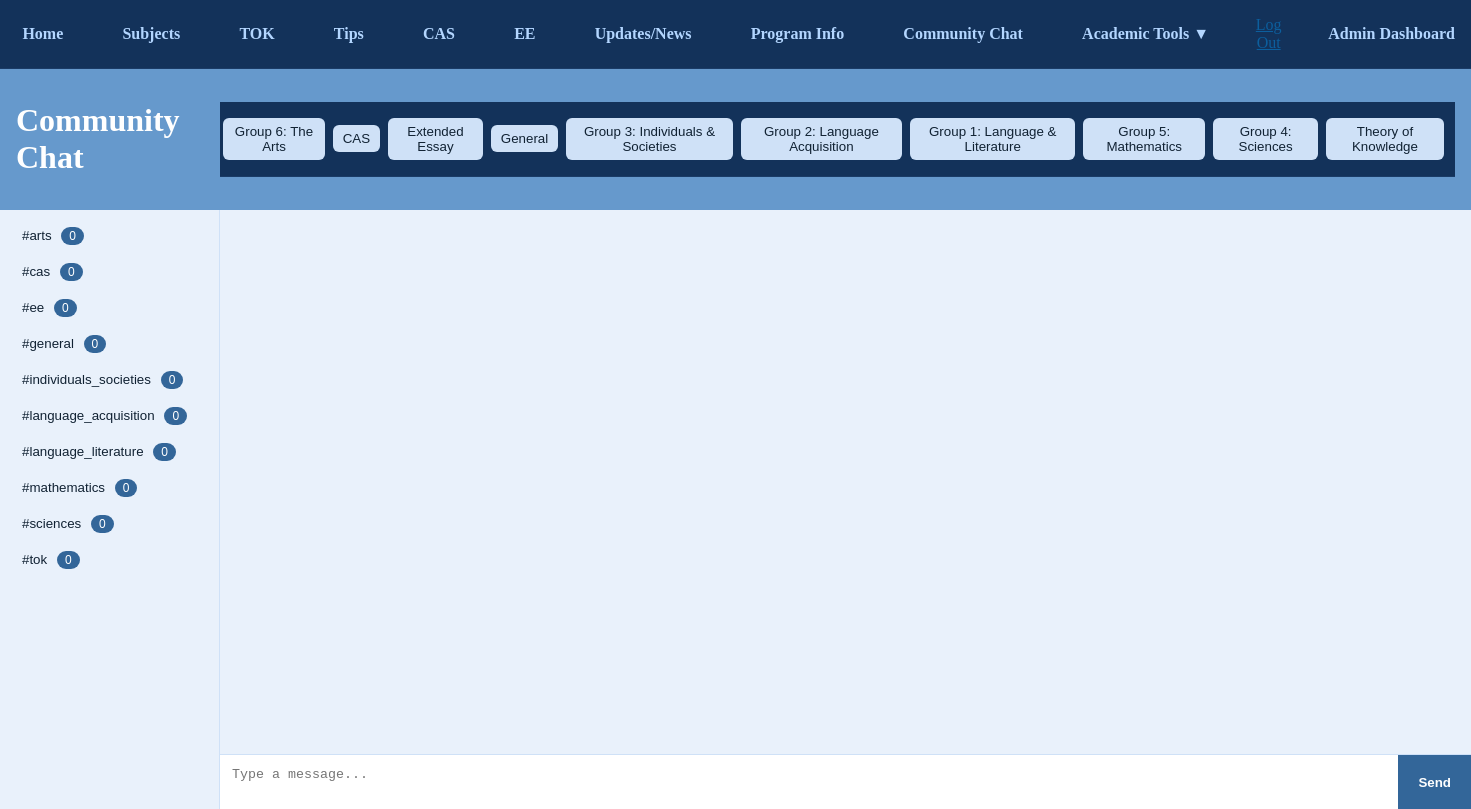
Screenshot of /chat/ (signed in) with the database file from the repository.
### chat/models.py (models this page shows, shortened)
class Channel(models.Model):
    SUBJECT_GROUPS = [
        ("general", "General"),
        ("ee", "Extended Essay"),
        ("tok", "Theory of Knowledge"),
        ("cas", "CAS"),
        ("language_literature", "Group 1: Language & Literature"),
        ("language_acquisition", "Group 2: Language Acquisition"),
        ("individuals_societies", "Group 3: Individuals & Societies"),
        ("sciences", "Group 4: Sciences"),
        ("mathematics", "Group 5: Mathematics"),
        ("arts", "Group 6: The Arts"),
    ]
    name = models.CharField(max_length=50, choices=SUBJECT_GROUPS, unique=True)

### chat/views.py (the view)
# urls.py: path("", views.chat_home, name="home"),
@login_required
def chat_home(request):
    channels = Channel.objects.all().order_by("name")
    for ch in channels:
        ChannelVisit.objects.get_or_create(user=request.user, channel=ch, defaults={"last_visited": now()})
    return render(request, "chat/chat_home.html", {"channels": channels})

### chat/templates/chat/chat_home.html (shortened to what this page needs)
{% extends "ibsitemain/base.html" %}
{% load static %}
{% block content %}
<link rel="stylesheet" href="{% static 'chat/chat.css' %}">
<div class="chat-page" style="flex: 1; display: flex; flex-direction: column; margin:0; padding:0;">
  <header class="chat-header">
    <h1>Community Chat</h1>
    <nav class="chat-tabs">
      {% for ch in channels %}
        <button class="chat-tab" data-channel="{{ ch.name }}">
          {{ ch.get_name_display }}
        </button>
      {% endfor %}
    </nav>
  </header>
  <main class="chat-main">
    <aside class="chat-sidebar">
      <ul>
        {% for ch in channels %}
          <li>
            <button class="channel-btn" data-channel="{{ ch.name }}">
              #{{ ch.name }} <span class="unread-pill" id="pill-{{ ch.name }}">0</span>
            </button>
          </li>
        {% endfor %}
      </ul>
    </aside>
    <section class="chat-window">
      <div id="messages" class="chat-messages"></div>
      <div class="chat-input">
        <textarea id="messageInput" placeholder="Type a message..."></textarea>
        <button id="sendBtn">Send</button>
      </div>
    </section>
  </main>
</div>
{% endblock %}

### ibsitemain/templates/ibsitemain/base.html (shortened to what this page needs)
<!DOCTYPE html>
<html lang="en">
{% load static %}
<head>
    <link rel="stylesheet" href="{% static 'ibsitemain/css/styles.css' %}">
    <link rel="stylesheet" href="{% static 'ibsitemain/css/news.css' %}">
</head>
<body>
    <nav> <ul class="main-nav">
      <li><a href="{% url 'ib_home' %}">Home</a></li>
      <li><a href="{% url 'ib_subjects' %}">Subjects</a></li>
      <li><a href="{% url 'ib_tok' %}">TOK</a></li>
      <li><a href="{% url 'ib_tips' %}">Tips</a></li>
      <li><a href="{% url 'ib_cas' %}">CAS</a></li>
      <li><a href="{% url 'ib_ee' %}">EE</a></li>
      <li><a href="{% url 'ib_news' %}">Updates/News</a></li>
      <li><a href="{% url 'ib_benefits_disadvantages' %}">Program Info</a></li>
      <li><a href="{% url 'chat:home' %}">Community Chat</a></li>
      <li class="dropdown">
        <a href="#" id="academic-tools-link">Academic Tools ▼</a>
      </li>
     {% if user.is_authenticated %}
      <li class="right">
        <form action="{% url 'logout' %}" method="post" style="display:inline;">
          <button type="submit" class="link-button">Log Out</button>
        </form>
      </li>
       {% if user.role == 'admin' %}
        <li class="right"><a href="{% url 'admin:index' %}">Admin Dashboard</a></li>
      {% elif user.role == 'student' %}
        <li class="right"><a href="{% url 'student_home' %}">Student Home</a></li>
      {% endif %}
    {% else %}
    <li class="right"><a href="{% url 'login' %}" class="login-btn">Log In</a></li>
    {% endif %}
  </ul>
</nav>
    <main style="min-height: calc(100vh - 60px); display: flex; flex-direction: column; margin:0; padding:0;">
        {% block content %}
        {% endblock %}
    </main>
</body>
</html>

### ibsitemain/static/ibsitemain/css/styles.css (style rules this page uses)
html, body { height: 100%; margin: 0; padding: 0; }
:root { --bg-mid: #082c5c; --nav-dark-blue: #13325a; --nav-border-color: #1a3b66; --nav-text-light: #b3d6ff; --nav-text-active: #ffffff; --nav-bg-active: #00bfff; --nav-bg-hover: #003b66; --nav-btn-bg: #00bfff; }
nav { background-color: var(--nav-dark-blue); padding: 1rem 0.2rem; border-bottom: 1px solid var(--nav-border-color); position: relative; width: 100%; z-index: 1000; }
.main-nav { display: flex; width: 100%; }
nav ul.main-nav { list-style: none; display: flex; align-items: center; gap: 1.3rem; margin: 0; padding: 0; }
nav ul.main-nav li { border-radius: 12px; transition: background-color 0.3s ease; position: relative; }
nav ul.main-nav li a { color: var(--nav-text-light); text-decoration: none; font-weight: 600; padding: 0.5rem 1.2rem; display: inline-block; border-radius: 12px; transition: color 0.3s ease; white-space: nowrap; }
.link-button { background: none; border: none; padding: 0; font: inherit; color: #0c5f9e; cursor: pointer; text-decoration: underline; }
nav { display: flex; justify-content: space-between; align-items: center; }
.main-nav { display: inline-flex; align-items: center; gap: 20px; list-style: none; padding: 0; margin: 0; }

### chat/static/chat/chat.css (style rules this page uses)
:root { --blue-1: #e9f1fb; --blue-2: #cfe1f7; --blue-3: #6699cc; --blue-4: #336699; }
.chat-page { display: flex; flex-direction: column; height: calc(100vh - 80px); overflow: hidden; }
.chat-header { background: var(--blue-3); color: #fff; padding: 12px 16px; display: flex; justify-content: space-between; align-items: center; flex-shrink: 0; }
.chat-tabs .chat-tab { background: var(--blue-2); border: none; margin-right: 8px; padding: 6px 10px; border-radius: 6px; color: #123; cursor: pointer; }
.unread-badge, .unread-pill { background: var(--blue-4); color: #fff; border-radius: 999px; padding: 2px 8px; font-size: 12px; margin-left: 6px; }
.chat-main { display: grid; grid-template-columns: 220px 1fr; flex: 1; min-height: 0; overflow: hidden; }
.chat-sidebar { background: var(--blue-1); padding: 10px; border-right: 1px solid var(--blue-2); overflow-y: auto; height: 100%; }
.chat-sidebar ul { list-style: none; padding: 0; margin: 0; }
.chat-sidebar li { margin-bottom: 5px; }
.channel-btn { width: 100%; text-align: left; padding: 8px 12px; background: none; border: none; border-radius: 6px; cursor: pointer; color: #123; }
.chat-window { display: flex; flex-direction: column; background: #fff; height: 100%; min-height: 0; overflow: hidden; }
.chat-messages { flex: 1; overflow-y: auto; padding: 12px; background: var(--blue-1); min-height: 0; }
.chat-input { display: flex; border-top: 1px solid var(--blue-2); flex-shrink: 0; background: white; }
#messageInput { flex: 1; padding: 12px; border: none; outline: none; resize: none; min-height: 20px; max-height: 100px; }
#sendBtn { background: var(--blue-4); color: #fff; border: none; padding: 0 20px; cursor: pointer; font-weight: 600; }

### rows the page displays
Channel: name "Group 6: The Arts", name "arts"
Channel: name "CAS", name "cas"
Channel: name "Extended Essay", name "ee"
Channel: name "General", name "general"
Channel: name "Group 3: Individuals & Societies", name "individuals_societies"
Channel: name "Group 2: Language Acquisition", name "language_acquisition"
Channel: name "Group 1: Language & Literature", name "language_literature"
Channel: name "Group 5: Mathematics", name "mathematics"
Channel: name "Group 4: Sciences", name "sciences"
Channel: name "Theory of Knowledge", name "tok"
